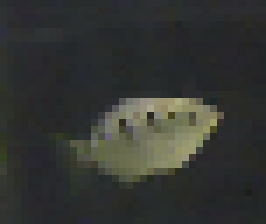
#> input picture tinyfish.png, 38 x 32 px (shown 7 times larger)
$ python just_histogram.py
#> lines starting #> are read from the running program, lines starting #| are printed output that depends on the picture
import matplotlib
from matplotlib import pyplot as plt
import numpy as np
import argparse
import cv2

realframe = cv2.imread('tinyfish.png')
#> realframe is the input picture: shape (32, 38, 3); mean B, G, R 49.8, 53.3, 51.4
framechannels = cv2.split(realframe)
height, width, channs = realframe.shape
#> height = 32; width = 38; channs = 3
print("Height of Tiny Fish: "+str(height)+"  Width of Tiny Fish: "+str(width))
#| Height of Tiny Fish: 32  Width of Tiny Fish: 38
colors = ('b', 'g', 'r')

plt.figure()
plt.title("Ground Truth Histogram")
plt.xlabel("Bins")
plt.ylabel("# of Pixels")

for (chan, color) in zip(framechannels, colors):
    histogram = cv2.calcHist([chan], [0], None, [256], [0,256])
    plt.plot(histogram, color = color, linewidth = 2.0)
    plt.xlim([0,256])
#> this loop made 3 passes
#> color on passes 1 to 3: 'b', 'g', 'r'

plt.show()
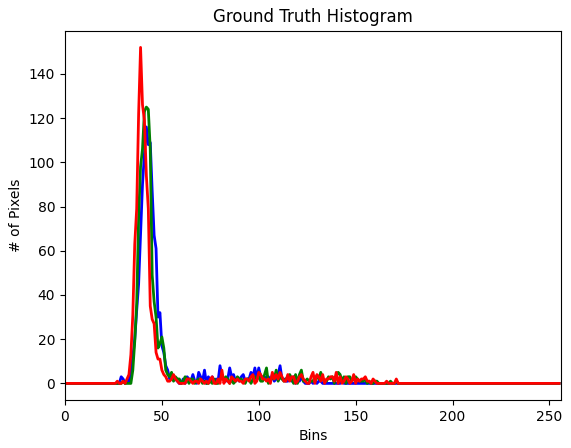
#> figure drawn by matplotlib, 1 panel; curve peaks at x = 42, y = 116; curve peaks at x = 42, y = 125; curve peaks at x = 39, y = 152
cv2.waitKey(0)
cv2.destroyAllWindows()

$ run again, with actualframe.png copied over tinyfish.png
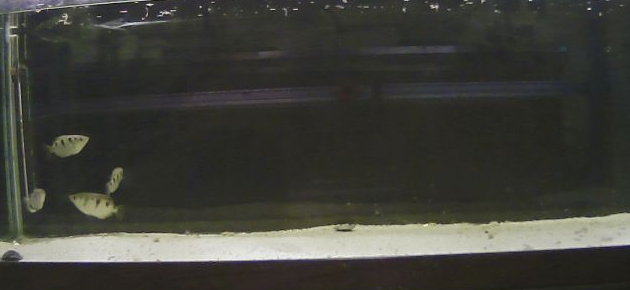
#> input picture actualframe.png, 630 x 290 px
#> realframe is the input picture: shape (290, 630, 3); mean B, G, R 57.6, 63.9, 63.4
#| Height of Tiny Fish: 290  Width of Tiny Fish: 630
#> the loop `for (chan, color) in zip(framechannels, colors):` made 3 passes
#> color on passes 1 to 3: 'b', 'g', 'r'
#> `plt.show()`:
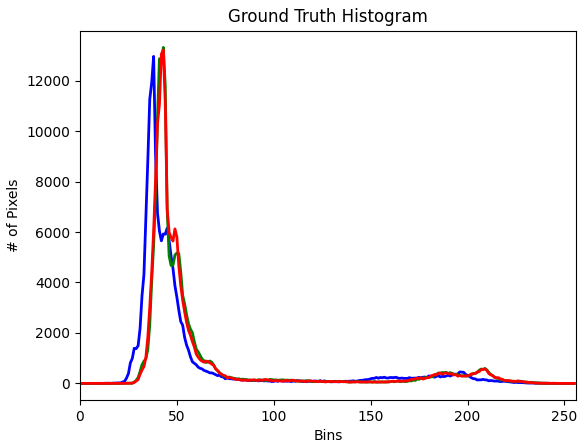
#> figure drawn by matplotlib, 1 panel; curve peaks at x = 38, y = 12961; curve peaks at x = 43, y = 13318; curve peaks at x = 43, y = 13215

$ run again, with fish.png copied over tinyfish.png
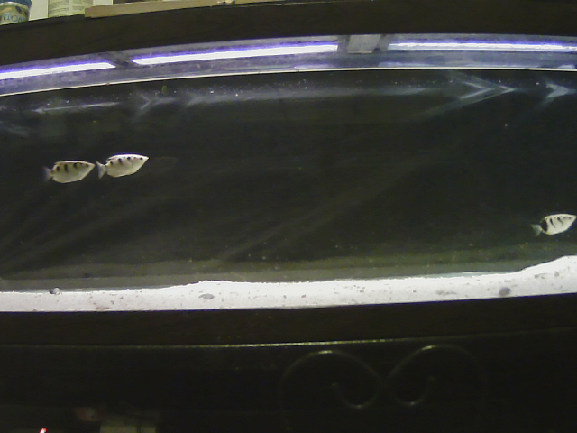
#> input picture fish.png, 577 x 433 px
#> realframe is the input picture: shape (433, 577, 3); mean B, G, R 56.2, 60.2, 59
#| Height of Tiny Fish: 433  Width of Tiny Fish: 577
#> the loop `for (chan, color) in zip(framechannels, colors):` made 3 passes
#> color on passes 1 to 3: 'b', 'g', 'r'
#> `plt.show()`:
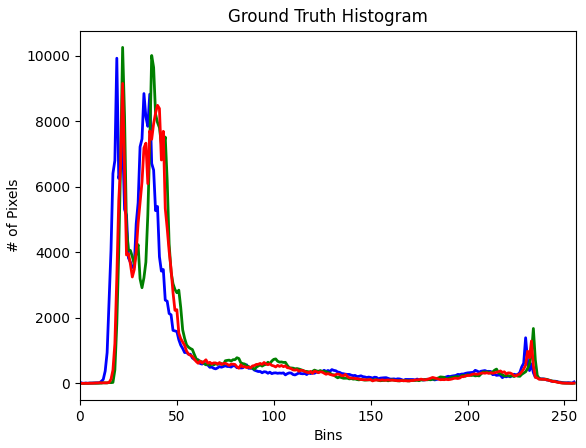
#> figure drawn by matplotlib, 1 panel; curve peaks at x = 19, y = 9921; curve peaks at x = 22, y = 10251; curve peaks at x = 22, y = 9152
